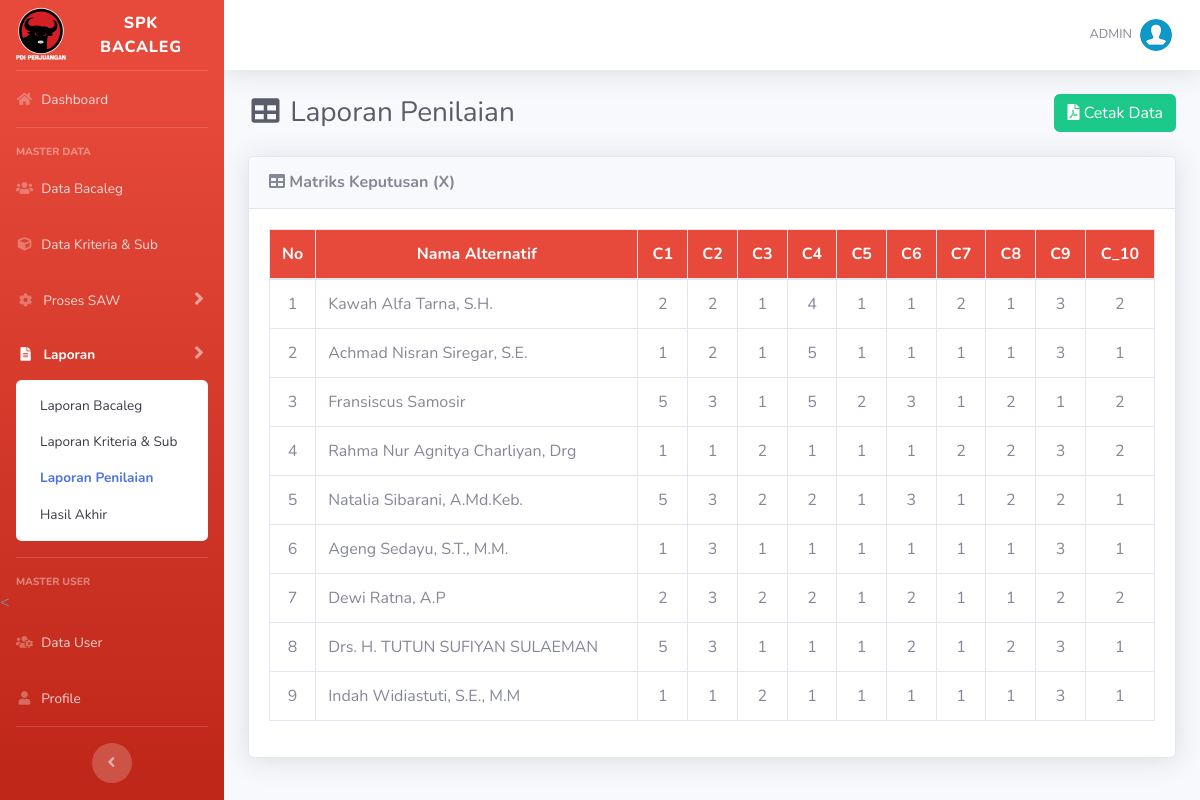
The app's page /laporan-penilaian.php (signed in), older data.
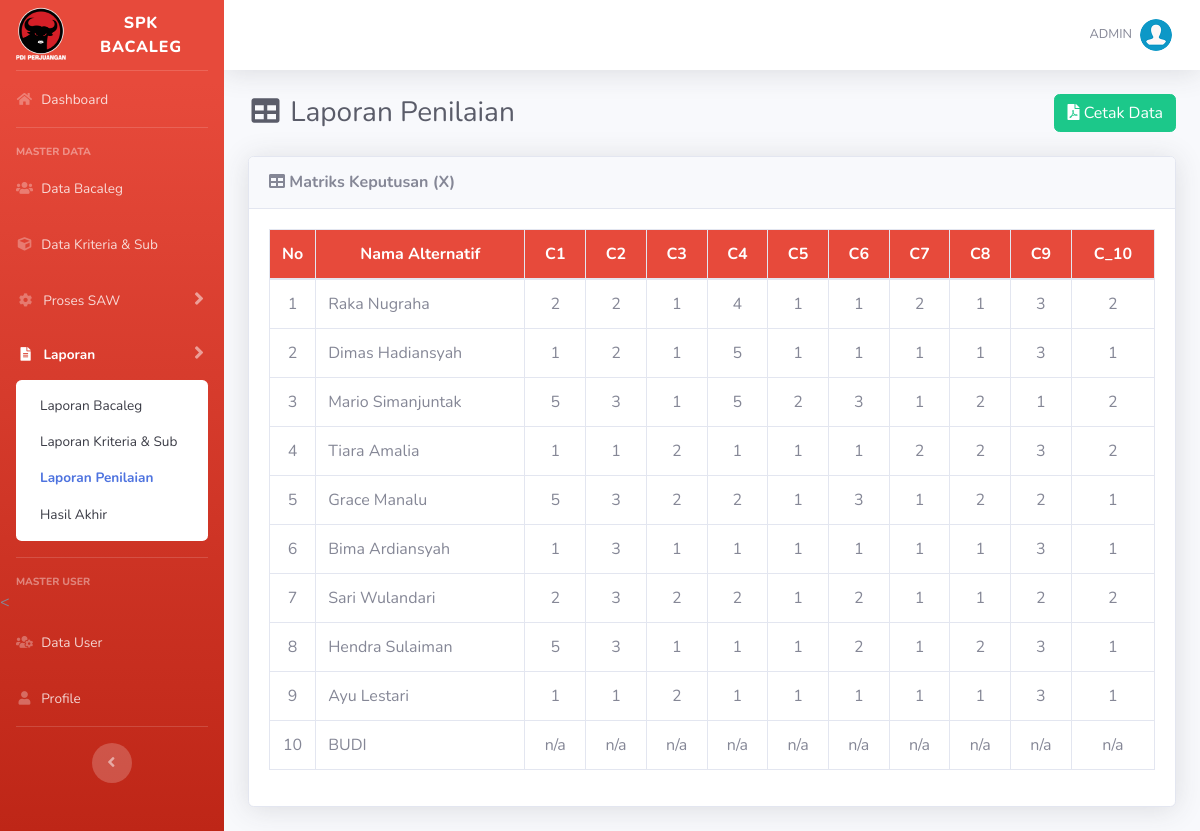
The same page, newer data.
### tables this page shows
CREATE TABLE `kriteria` (
  `id_kriteria` int(11) NOT NULL,
  `kode_kriteria` varchar(255) NOT NULL,
  `kriteria` varchar(50) NOT NULL,
  `type` enum('Benefit','Cost') NOT NULL,
  `bobot` float NOT NULL,
  `ada_pilihan` tinyint(1) DEFAULT NULL
);

CREATE TABLE `alternatif` (
  `id_alternatif` int(11) NOT NULL,
  `alternatif` varchar(100) NOT NULL,
  `dapil` varchar(100) DEFAULT NULL,
  `kta` varchar(50) DEFAULT NULL,
  `alamat` text DEFAULT NULL
);

### includes/functions.php (called while the page is built, shortened)
<?php
require_once('includes/init.php');
function get_matriks_keputusan($id_alternatif, $id_kriteria)
{
	global $koneksi;
	$query = mysqli_query($koneksi, "SELECT
					COALESCE(s.nilai, p.nilai) AS nilai_akhir
				FROM penilaian p
				LEFT JOIN sub_kriteria s ON p.id_sub_kriteria = s.id_sub_kriteria
				WHERE p.id_alternatif = '$id_alternatif' AND p.id_kriteria = '$id_kriteria'");
	$data = mysqli_fetch_assoc($query);
	return $data ? $data['nilai_akhir'] : null;
}

### laporan-penilaian.php (the view, shortened to what this page needs)
<?php
require_once('includes/init.php');
require_once('template/header.php');
$kriteria = array();
$q1 = mysqli_query($koneksi, "SELECT * FROM kriteria ORDER BY kode_kriteria ASC");
while ($krit = mysqli_fetch_array($q1)) {
    $kriteria[$krit['id_kriteria']] = $krit;
}
$alternatif = array();
$q2 = mysqli_query($koneksi, "SELECT * FROM alternatif ORDER BY id_alternatif ASC");
while ($alt = mysqli_fetch_array($q2)) {
    $alternatif[$alt['id_alternatif']] = $alt;
}
?>
<div class="d-sm-flex align-items-center justify-content-between mb-4">
    <h1 class="h3 mb-0 text-gray-800"><i class="fas fa-fw fa-table"></i> Laporan Penilaian</h1>
    <a href="cetak-laporan-penilaian.php" target="_blank" class="btn btn-success"><i class="fa fa-file-pdf"></i> Cetak Data</a>
</div>
<div class="card shadow mb-4">
    <div class="card-header py-3">
        <h6 class="m-0 font-weight-bold"><i class="fa fa-table"></i> Matriks Keputusan (X)</h6>
    </div>
    <div class="card-body">
        <div class="table-responsive">
            <table class="table table-bordered" width="100%" cellspacing="0">
                <thead class="bg-danger text-white text-center">
                    <tr>
                        <th width="5%">No</th>
                        <th>Nama Alternatif</th>
                        <?php foreach ($kriteria as $key) : ?>
                            <th><?= $key['kode_kriteria'] ?></th>
                        <?php endforeach ?>
                    </tr>
                </thead>
                <tbody>
                    <?php
                    $no = 1;
                    foreach ($alternatif as $alt) :
                    ?>
                        <tr align="center">
                            <td><?= $no++; ?></td>
                            <td align="left"><?= $alt['alternatif'] ?></td>
                            <?php foreach ($kriteria as $k) : ?>
                                <td><?= get_matriks_keputusan($alt['id_alternatif'], $k['id_kriteria']) ?? 'n/a'; ?></td>
                            <?php endforeach ?>
                        </tr>
                    <?php endforeach ?>
                </tbody>
            </table>
        </div>
    </div>
</div>
<?php
require_once('template/footer.php');
?>

Row changes from the older to the newer data that the page shows:
changed alternatif: alternatif "Kawah Alfa Tarna, S.H." → "Raka Nugraha"
changed alternatif: alternatif "Achmad Nisran Siregar, S.E." → "Dimas Hadiansyah"
changed alternatif: alternatif "Fransiscus Samosir" → "Mario Simanjuntak"
changed alternatif: alternatif "Rahma Nur Agnitya Charliyan, Drg" → "Tiara Amalia"
changed alternatif: alternatif "Natalia Sibarani, A.Md.Keb." → "Grace Manalu"
changed alternatif: alternatif "Ageng Sedayu, S.T., M.M." → "Bima Ardiansyah"
changed alternatif: alternatif "Dewi Ratna, A.P" → "Sari Wulandari"
changed alternatif: alternatif "Drs. H. TUTUN SUFIYAN SULAEMAN" → "Hendra Sulaiman"
changed alternatif: alternatif "Indah Widiastuti, S.E., M.M" → "Ayu Lestari"
added alternatif: alternatif "BUDI", kriteria (id_kriteria "n/a"), kriteria (id_kriteria "n/a"), kriteria (id_kriteria "n/a"), kriteria (id_kriteria "n/a"), kriteria (id_kriteria "n/a"), kriteria (id_kriteria "n/a"), kriteria (id_kriteria "n/a"), kriteria (id_kriteria "n/a"), kriteria (id_kriteria "n/a"), kriteria (id_kriteria "n/a")
